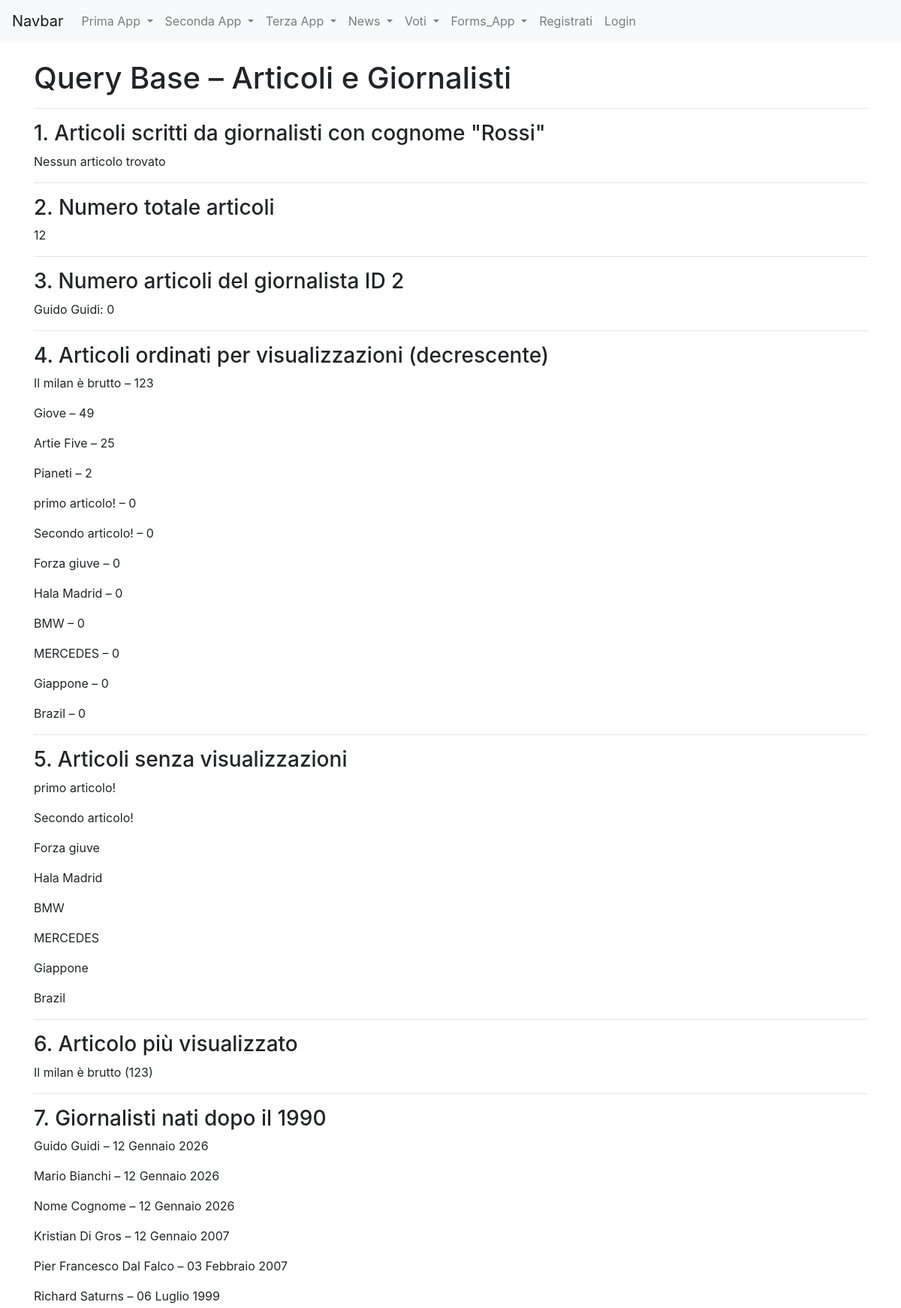
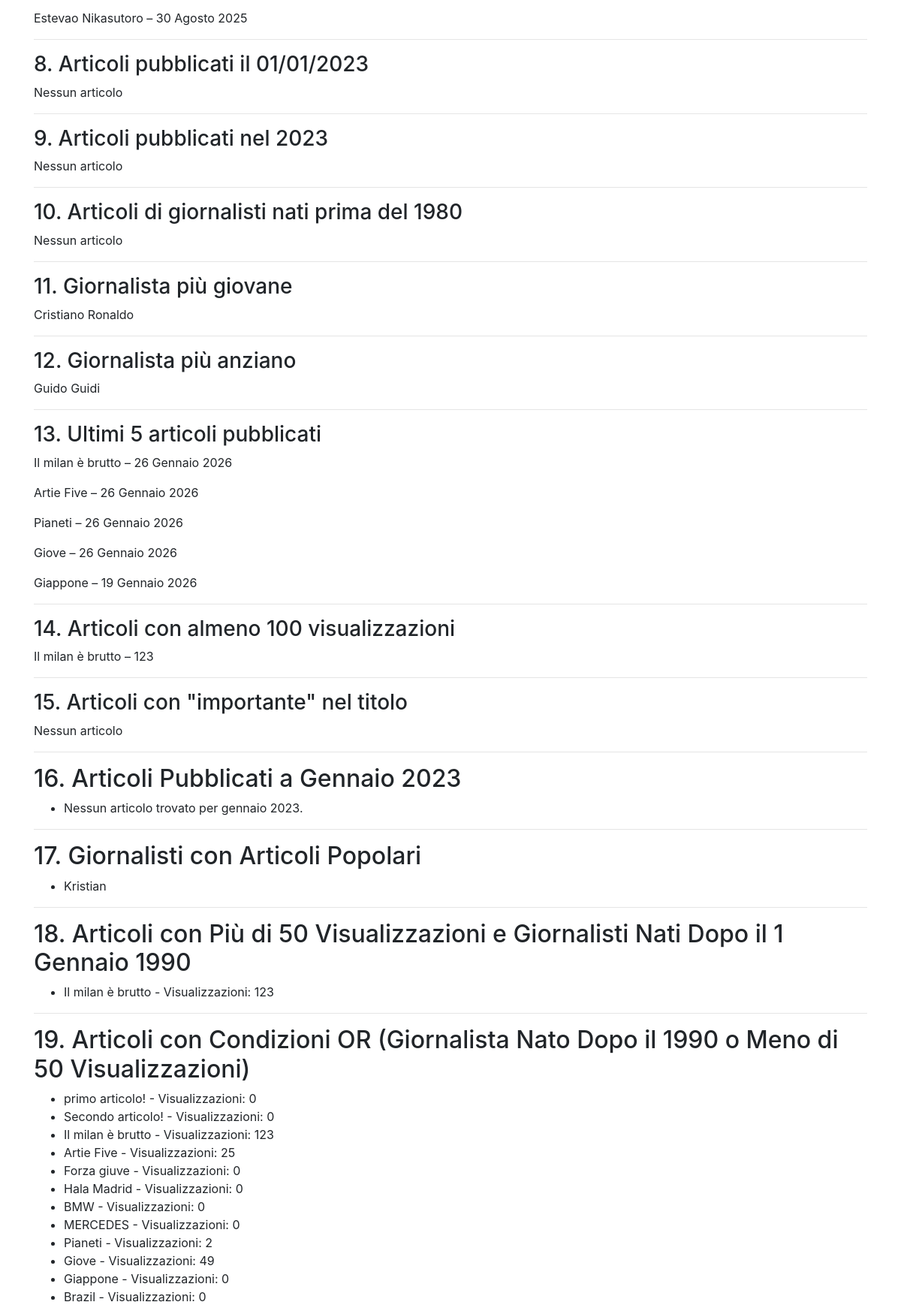
Page /news/query_base (upper part) on the committed database (2 pictures, top to bottom).
### news/models.py (models this page shows, shortened)
class Giornalista(models.Model):
    nome=models.CharField(max_length=20)
    cognome=models.CharField(max_length=20)
    anno_di_nascita = models.DateField(blank=True)
    def __str__(self):
        return self.nome + " " + self.cognome
    class Meta:
        verbose_name="Giornalista"
        verbose_name_plural="Giornalisti"

class Articolo(models.Model):
    titolo=models.CharField(max_length=100)
    contenuto=models.TextField()
    giornalista=models.ForeignKey(Giornalista,on_delete=models.CASCADE, related_name="articoli")
    data=models.DateField(auto_now=True, blank=True)
    visualizzazioni= models.IntegerField(default=0, blank=True)
    class Meta:
        verbose_name="Articolo"
        verbose_name_plural="Articoli"

### news/views.py (the view)
# urls.py: path("query_base", queryBase, name="query_base"),
def queryBase(request):
    articoli_cognome = Articolo.objects.filter(giornalista__cognome="Rossi")
    numero_totale_articoli= Articolo.objects.count()
    giornalista_1 = Giornalista.objects.get(id=2)
    numero_articoli_giornalista_1 = Articolo.objects.filter(giornalista=giornalista_1).count()
    articoli_ordinati = Articolo.objects.order_by('-visualizzazioni')
    articoli_senza_visualizzazioni = Articolo.objects.filter(visualizzazioni=0)
    articolo_piu_visualizzato = Articolo.objects.order_by('-visualizzazioni').first()
    giornalisti_data = Giornalista.objects.filter(anno_di_nascita__gt=datetime.date(1990,1,1))
    articoli_del_giorno = Articolo.objects.filter(data=datetime.date(2023,1,1))
    articoli_periodo= Articolo.objects.filter(data__range=(datetime.date(2023,1,1),datetime.date(2023,12,31)))
    giornalisti_nati = Giornalista.objects.filter(anno_di_nascita__lt=datetime.date(1980,1,1))
    articoli_giornalisti = Articolo.objects.filter(giornalista__in=giornalisti_nati)
    giornalista_giovane = Giornalista.objects.order_by('anno_di_nascita').first()
    giornalista_anziano = Giornalista.objects.order_by('-anno_di_nascita').first()
    ultimi = Articolo.objects.order_by('-data')[:5]
    articoli_mimime_visualizzazioni = Articolo.objects.filter(visualizzazioni__gte=100)
    articoli_parola = Articolo.objects.filter(titolo__icontains='importante')
    articoli_mese_anno=Articolo.objects.filter(data__month=1,data__year=2023)
    giornalisti_con_articoli_popolari=Giornalista.objects.filter(articoli__visualizzazioni__gte=100).distinct()
    """
    spiegazione dettagliata:
    Giornalista.objects: Inizia dalla classe del modello Giornalista.
    .filter(articoli_visualizzazioni_gte=100): Utilizza il metodo filter() per filtrare i giornalisti
    in base al campo visualizzazioni nel modello Articolo. La notazione articoli_visualizzazioni indica che si sta seguendo
    la relazione inversa dalla classe Giornalista alla classe Articolo attraverso
    il campo Foreignkey giornalista nel modello Articolo.
    .distinct(): E' un metodo assicura che i risultati siano distinti, eliminando eventuali duplicati.
    In questo caso, ciò è utile perché un giornalista potrebbe essere associato a più articoli che soddisfano il criterio,
    e vogliamo ottenere solo una volta ogni giornalista che ha scritto almeno un articolo popolare.
    """
    data=datetime.date(1990,1,1)
    visualizzazioni=50
    articoli_con_and = Articolo.objects.filter(giornalista__anno_di_nascita__gt=data, visualizzazioni__gte=visualizzazioni)
    from django.db.models import Q
    articoli_con_or = Articolo.objects.filter(Q(giornalista__anno_di_nascita__gt=data) | Q(visualizzazioni__lte=visualizzazioni))
    articoli_con_not=Articolo.objects.filter(~Q(giornalista__anno_di_nascita__lt=data))
    articoli_con_not=Articolo.objects.exclude(giornalista__anno_di_nascita__lt=data)
    context = {
    'articoli_cognome': articoli_cognome,
    'numero_totale_articoli': numero_totale_articoli,
    'giornalista_1': giornalista_1,
    'numero_articoli_giornalista_1': numero_articoli_giornalista_1,
    'articoli_ordinati': articoli_ordinati,
    'articoli_senza_visualizzazioni': articoli_senza_visualizzazioni,
    'articolo_piu_visualizzato': articolo_piu_visualizzato,
    'giornalisti_data': giornalisti_data,
    'articoli_del_giorno': articoli_del_giorno,
    'articoli_periodo': articoli_periodo,
    'articoli_giornalisti': articoli_giornalisti,
    'giornalista_giovane': giornalista_giovane,
    'giornalista_anziano': giornalista_anziano,
    'ultimi': ultimi,
    'articoli_mimime_visualizzazioni': articoli_mimime_visualizzazioni,
    'articoli_parola': articoli_parola,
    'articoli_mese_anno': articoli_mese_anno,
    'giornalisti_con_articoli_popolari':giornalisti_con_articoli_popolari,
    'articoli_con_and':articoli_con_and,
    'articoli_con_or':articoli_con_or,
    'articoli_con_not':articoli_con_not,
    'articoli_con_not':articoli_con_not,
    }
    return render(request, 'news/query_base.html', context)

### news/templates/news/query_base.html (shortened to what this page needs)
{% extends "base.html" %}
{% block content %}
<h1>Query Base – Articoli e Giornalisti</h1>
<hr>
<h3>1. Articoli scritti da giornalisti con cognome "Rossi"</h3>
{% for articolo in articoli_cognome %}
    <p><strong>{{ articolo.titolo }}</strong> – {{ articolo.giornalista }}</p>
{% empty %}
    <p>Nessun articolo trovato</p>
{% endfor %}
<hr>
<h3>2. Numero totale articoli</h3>
<p>{{ numero_totale_articoli }}</p>
<hr>
<h3>3. Numero articoli del giornalista ID 2</h3>
<p>{{ giornalista_1 }}: {{ numero_articoli_giornalista_1 }}</p>
<hr>
<h3>4. Articoli ordinati per visualizzazioni (decrescente)</h3>
{% for articolo in articoli_ordinati %}
    <p>{{ articolo.titolo }} – {{ articolo.visualizzazioni }}</p>
{% empty %}
    <p>Nessun articolo</p>
{% endfor %}
<hr>
<h3>5. Articoli senza visualizzazioni</h3>
{% for articolo in articoli_senza_visualizzazioni %}
    <p>{{ articolo.titolo }}</p>
{% empty %}
    <p>Nessun articolo</p>
{% endfor %}
<hr>
<h3>6. Articolo più visualizzato</h3>
{% if articolo_piu_visualizzato %}
    <p>
        {{ articolo_piu_visualizzato.titolo }}
        ({{ articolo_piu_visualizzato.visualizzazioni }})
    </p>
{% else %}
    <p>Nessun articolo</p>
{% endif %}
<hr>
<h3>7. Giornalisti nati dopo il 1990</h3>
{% for g in giornalisti_data %}
    <p>{{ g.nome }} {{ g.cognome }} – {{ g.anno_di_nascita }}</p>
{% empty %}
    <p>Nessun giornalista</p>
{% endfor %}
<hr>
<h3>8. Articoli pubblicati il 01/01/2023</h3>
{% for articolo in articoli_del_giorno %}
    <p>{{ articolo.titolo }}</p>
{% empty %}
    <p>Nessun articolo</p>
{% endfor %}
<hr>
<h3>9. Articoli pubblicati nel 2023</h3>
{% for articolo in articoli_periodo %}
    <p>{{ articolo.titolo }} – {{ articolo.data }}</p>
{% empty %}
    <p>Nessun articolo</p>
{% endfor %}
<hr>
<h3>10. Articoli di giornalisti nati prima del 1980</h3>
{% for articolo in articoli_giornalisti %}
    <p>{{ articolo.titolo }} – {{ articolo.giornalista }}</p>
{% empty %}
    <p>Nessun articolo</p>
{% endfor %}
<hr>
<h3>11. Giornalista più giovane</h3>
{% if giornalista_giovane %}
    <p>{{ giornalista_giovane.nome }} {{ giornalista_giovane.cognome }}</p>
{% endif %}
<hr>
<h3>12. Giornalista più anziano</h3>
{% if giornalista_anziano %}
    <p>{{ giornalista_anziano.nome }} {{ giornalista_anziano.cognome }}</p>
{% endif %}
<hr>
<h3>13. Ultimi 5 articoli pubblicati</h3>
{% for articolo in ultimi %}
    <p>{{ articolo.titolo }} – {{ articolo.data }}</p>
{% empty %}
    <p>Nessun articolo</p>
{% endfor %}
<hr>
<h3>14. Articoli con almeno 100 visualizzazioni</h3>
{% for articolo in articoli_mimime_visualizzazioni %}
    <p>{{ articolo.titolo }} – {{ articolo.visualizzazioni }}</p>
{% empty %}
    <p>Nessun articolo</p>
{% endfor %}
<hr>
<h3>15. Articoli con "importante" nel titolo</h3>
{% for articolo in articoli_parola %}
    <p>{{ articolo.titolo }}</p>
{% empty %}
    <p>Nessun articolo</p>
{% endfor %}
<hr>
<h2>16. Articoli Pubblicati a Gennaio 2023</h2>
    <ul>
        {% for articolo in articoli_mese_anno %}
            <li>{{ articolo.titolo }} - {{ articolo.data }}</li>
        {% empty %}
            <li>Nessun articolo trovato per gennaio 2023.</li>
        {% endfor %}
    </ul>
<hr>
<h2>17. Giornalisti con Articoli Popolari</h2>
    <ul>
        {% for giornalista in giornalisti_con_articoli_popolari %}
            <li>{{ giornalista.nome }}</li>
        {% empty %}
            <li>Nessun giornalista con articoli popolari.</li>
        {% endfor %}
    </ul>
<hr>
<h2>18. Articoli con Più di 50 Visualizzazioni e Giornalisti Nati Dopo il 1 Gennaio 1990</h2>
    <ul>
        {% for articolo in articoli_con_and %}
            <li>{{ articolo.titolo }} - Visualizzazioni: {{ articolo.visualizzazioni }}</li>
        {% empty %}
            <li>Nessun articolo trovato per le condizioni specificate.</li>
        {% endfor %}
    </ul>
<hr>
<h2>19. Articoli con Condizioni OR (Giornalista Nato Dopo il 1990 o Meno di 50 Visualizzazioni)</h2>
    <ul>
        {% for articolo in articoli_con_or %}
            <li>{{ articolo.titolo }} - Visualizzazioni: {{ articolo.visualizzazioni }}</li>
        {% empty %}
            <li>Nessun articolo trovato per le condizioni specificate.</li>
        {% endfor %}
    </ul>
{% endblock %}

### rows in the picture
Giornalista: nome+cognome "Guido Guidi", nome "Guido", cognome "Guidi", anno_di_nascita "12 Gennaio 2026"
Articolo: titolo "Il milan è brutto", visualizzazioni "123", data "26 Gennaio 2026"
Articolo: titolo "Giove", visualizzazioni "49", data "26 Gennaio 2026"
Articolo: titolo "Artie Five", visualizzazioni "25", data "26 Gennaio 2026"
Articolo: titolo "Pianeti", visualizzazioni "2", data "26 Gennaio 2026"
Articolo: titolo "primo articolo!", visualizzazioni "0"
Articolo: titolo "Secondo articolo!", visualizzazioni "0"
Articolo: titolo "Forza giuve", visualizzazioni "0"
Articolo: titolo "Hala Madrid", visualizzazioni "0"
Articolo: titolo "BMW", visualizzazioni "0"
Articolo: titolo "MERCEDES", visualizzazioni "0"
Articolo: titolo "Giappone", visualizzazioni "0", data "19 Gennaio 2026"
Articolo: titolo "Brazil", visualizzazioni "0"
Giornalista: nome "Mario", cognome "Bianchi", anno_di_nascita "12 Gennaio 2026"
Giornalista: nome "Nome", cognome "Cognome", anno_di_nascita "12 Gennaio 2026"
Giornalista: nome "Kristian", cognome "Di Gros", anno_di_nascita "12 Gennaio 2007"
Giornalista: nome "Pier Francesco", cognome "Dal Falco", anno_di_nascita "03 Febbraio 2007"
Giornalista: nome "Richard", cognome "Saturns", anno_di_nascita "06 Luglio 1999"
Giornalista: nome "Estevao", cognome "Nikasutoro", anno_di_nascita "30 Agosto 2025"
Giornalista: nome "Cristiano", cognome "Ronaldo"

### other values in the picture
{{ numero_totale_articoli }} "12"
{{ numero_articoli_giornalista_1 }} "0"
